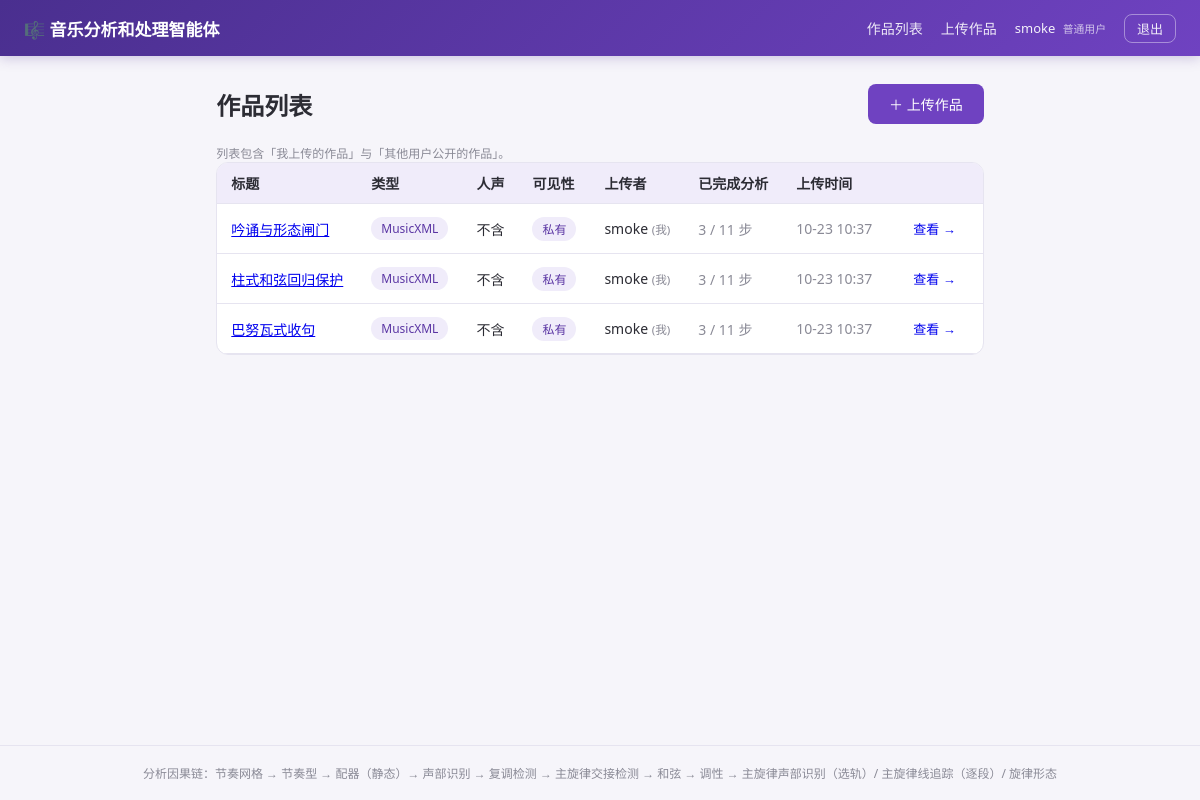
Screenshot of / (signed in) with the database file from the repository.
### core/models.py (models this page shows, shortened)
class Piece(models.Model):
    class SourceType(models.TextChoices):
        AUDIO = 'audio', '音频（需 MuScriptor 转录）'
        MIDI = 'midi', 'MIDI'
        MUSICXML = 'musicxml', 'MusicXML'
    owner = models.ForeignKey(settings.AUTH_USER_MODEL, on_delete=models.CASCADE,
                              related_name='pieces', verbose_name='上传者')
    title = models.CharField('标题', max_length=200)
    source_file = models.FileField(
        '源文件（临时）', upload_to='tmp/%Y%m%d/', blank=True,
        help_text='原始音频仅作临时存放，转换成功后自动删除，不做长期保存')
    source_type = models.CharField('源类型', max_length=16,
                                   choices=SourceType.choices)
    contains_voice = models.BooleanField(
        '是否含人声', default=False,
        help_text='唯一事实来源是作品文件本身：MIDI / MusicXML 上传后按文件里的实际'
                  '声部自动回写（覆盖上传时的勾选）；音频上传按 MuScriptor 转录结果'
                  '回写。上传页的勾选只对音频转录管线的选择起作用。')
    is_public = models.BooleanField(
        '公开', default=False,
        help_text='公开后其他登录用户也可查看该作品及其分析结果（不可代为运行分析）')
    source_purged = models.BooleanField('临时源文件已清理', default=False)
    midi_file = models.FileField('MIDI（永久）', upload_to='midi/%Y%m%d/', blank=True,
                                 help_text='永久保存，独立于 MusicXML 目录')
    musicxml_file = models.FileField('MusicXML（永久）', upload_to='musicxml/%Y%m%d/',
                                     blank=True, help_text='永久保存，独立于 MIDI 目录')
    created_at = models.DateTimeField('创建时间', auto_now_add=True)
    updated_at = models.DateTimeField('更新时间', auto_now=True)
    class Meta:
        ordering = ['-created_at']
        verbose_name = '作品'
        verbose_name_plural = '作品'

### core/views.py (the view)
# urls.py: path('', views.dashboard, name='dashboard'),
@login_required
def dashboard(request):
    if request.user.is_staff:
        pieces = Piece.objects.select_related('owner').all()
    else:
        pieces = Piece.objects.select_related('owner').filter(
            Q(owner=request.user) | Q(is_public=True))
    steps_done = {
        p.id: {r.step for r in p.results.filter(status='done')}
        for p in pieces
    }
    return render(request, 'core/dashboard.html', {
        'pieces': pieces,
        'steps_done': steps_done,
    })

### core/templatetags/core_extras.py (called while the page is built)
@register.filter
def get_item(d, key):
    if isinstance(d, dict):
        return d.get(key)
    try:
        return d[key]
    except (KeyError, TypeError, IndexError):
        return None

### templates/core/dashboard.html (shortened to what this page needs)
{% extends 'base.html' %}
{% load core_extras %}
{% block content %}
<div class="page-head">
  <h1>作品列表</h1>
  <a href="/upload/" class="btn btn-primary">＋ 上传作品</a>
</div>
<p class="muted small">列表包含「我上传的作品」与「其他用户公开的作品」。</p>
{% if pieces %}
<div class="table-wrap">
  <table class="table">
    <thead>
      <tr>
        <th>标题</th><th>类型</th><th>人声</th><th>可见性</th>
        <th>上传者</th>
        <th>已完成分析</th><th>上传时间</th><th></th>
      </tr>
    </thead>
    <tbody>
      {% for piece in pieces %}
      <tr>
        <td><a href="/pieces/{{ piece.id }}/">{{ piece.title }}</a></td>
        <td><span class="tag">{{ piece.get_source_type_display }}</span></td>
        <td>{{ piece.contains_voice|yesno:'含,不含' }}</td>
        <td>
          {% if piece.is_public %}
            <span class="tag tag-public">公开</span>
          {% else %}
            <span class="tag">私有</span>
          {% endif %}
        </td>
        <td>{{ piece.owner.username }}{% if piece.owner_id == user.id %} <small class="muted">(我)</small>{% endif %}</td>
        <td>
          {% with done=steps_done|get_item:piece.id %}
            <span class="muted">{{ done|length }} / 11 步</span>
          {% endwith %}
        </td>
        <td class="muted">{{ piece.created_at|date:'m-d H:i' }}</td>
        <td><a class="btn btn-sm" href="/pieces/{{ piece.id }}/">查看 →</a></td>
      </tr>
      {% endfor %}
    </tbody>
  </table>
</div>
{% else %}
<div class="empty-state">
  <p>还没有作品。点击右上角「上传作品」开始。</p>
  <p class="muted">支持 MIDI / MusicXML 直接分析；音频将经 MuScriptor 转录（需自行实现转录接口）。</p>
</div>
{% endif %}
{% endblock %}

### templates/base.html (shortened to what this page needs)
<!DOCTYPE html>
<html lang="zh-CN">
<head>
  {% load static %}
  <link rel="stylesheet" href="{% static 'css/style.css' %}">
</head>
<body>
<nav class="navbar">
  <div class="nav-inner">
    <a class="brand" href="/">🎼 音乐分析和处理智能体</a>
    <div class="nav-links">
      <a href="/">作品列表</a>
      <a href="/upload/">上传作品</a>
      <span class="user-badge">
        {{ user.username }}
        <small>{% if user.is_staff %}管理员{% else %}普通用户{% endif %}</small>
      </span>
      <form method="post" action="/accounts/logout/" class="inline">
        <button type="submit" class="btn btn-ghost btn-sm">退出</button>
      </form>
    </div>
  </div>
</nav>
<main class="container">
  {% block content %}{% endblock %}
</main>
<footer class="footer">
  分析因果链：节奏网格 → 节奏型 → 配器（静态）→ 声部识别 → 复调检测 →
  主旋律交接检测 → 和弦 → 调性 → 主旋律声部识别（选轨）/ 主旋律线追踪（逐段）/ 旋律形态
</footer>
</body>
</html>

### static/css/style.css (style rules this page uses)
:root { --primary: #6f42c1; --primary-dark: #5a35a3; --bg: #f6f5fa; --card: #ffffff; --text: #2c2c34; --muted: #8a8a96; --border: #e6e4f0; --done: #1a9c6b; --error: #d9463e; --running: #e8930c; --pending: #9aa0b5; --accent-bg: #f0ecfa; }
* { box-sizing: border-box; margin: 0; padding: 0; }
body { font-family: "PingFang SC", "Microsoft YaHei", "Segoe UI", sans-serif; background: var(--bg); color: var(--text); min-height: 100vh; display: flex; flex-direction: column; }
.navbar { background: linear-gradient(135deg, #4a2f8f, #6f42c1); color: #fff; padding: 0 24px; box-shadow: 0 2px 12px rgba(74, 47, 143, .25); }
.nav-inner { max-width: 1200px; margin: 0 auto; display: flex; align-items: center; justify-content: space-between; height: 56px; }
.brand { color: #fff; font-size: 17px; font-weight: 700; text-decoration: none; }
.nav-links { display: flex; align-items: center; gap: 18px; }
.nav-links a { color: rgba(255,255,255,.88); text-decoration: none; font-size: 14px; }
.user-badge { font-size: 13px; color: rgba(255,255,255,.92); }
.user-badge small { opacity: .75; margin-left: 4px; }
.inline { display: inline; }
.container { max-width: 1200px; margin: 0 auto; padding: 28px 24px; flex: 1; }
.footer { text-align: center; color: var(--muted); font-size: 12px; padding: 18px; border-top: 1px solid var(--border); }
.page-head { display: flex; align-items: center; justify-content: space-between; flex-wrap: wrap; gap: 12px; margin-bottom: 20px; }
.page-head h1 { font-size: 24px; }
.table-wrap { background: var(--card); border: 1px solid var(--border); border-radius: 12px; overflow: auto; }
.table { width: 100%; border-collapse: collapse; font-size: 14px; }
.table th, .table td { padding: 10px 14px; text-align: left; border-bottom: 1px solid var(--border); }
.table thead th { background: var(--accent-bg); font-weight: 600; }
.btn { display: inline-block; padding: 9px 20px; border-radius: 8px; border: 1px solid transparent; font-size: 14px; cursor: pointer; text-decoration: none; transition: all .15s; }
.btn-primary { background: var(--primary); color: #fff; }
.btn-ghost { background: transparent; color: rgba(255,255,255,.9); border-color: rgba(255,255,255,.4); }
.btn-sm { padding: 4px 12px; font-size: 13px; }
.tag { display: inline-block; padding: 3px 10px; border-radius: 20px; background: var(--accent-bg); color: var(--primary-dark); font-size: 12px; text-decoration: none; }
.muted { color: var(--muted); }
.small { font-size: 12px; }

### rows the page displays
Piece: title "吟诵与形态闸门", source_type "MusicXML", contains_voice "不含", is_public "私有", owner.username "smoke", shows "(我)", done "3", created_at "10-23 10:37"
Piece: title "柱式和弦回归保护", source_type "MusicXML", contains_voice "不含", is_public "私有", owner.username "smoke", shows "(我)", done "3", created_at "10-23 10:37"
Piece: title "巴努瓦式收句", source_type "MusicXML", contains_voice "不含", is_public "私有", owner.username "smoke", shows "(我)", done "3", created_at "10-23 10:37"

### other values shown
{{ user.username }} "smoke"
